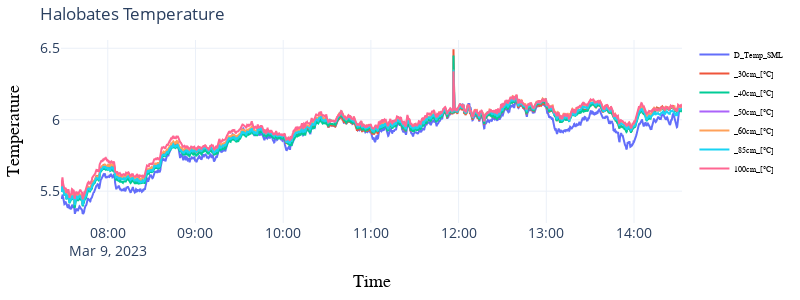

Notebook code cell kept with this figure:
### Code cell
# Filter columns that start with "CTD_Temp"
filtered_columns = [col for col in df.columns if col.startswith('CTD_Temp')]

# Create the plotly figure
fig = go.Figure()

for i, col in enumerate(filtered_columns):
    mode = 'lines+markers' if i % 2 == 0 else 'markers'
    fig.add_trace(go.Scatter(
        x=df.index,
        y=df[col],
        mode='lines',
        marker = dict(size=2),
        name=col[-10:]
    ))

# Customize the layout
fig.update_layout(
    title='Halobates Temperature',
    xaxis_title='Time',
    yaxis_title='Temperature',
    template='plotly_white',
    width=800,  # Set the width of the figure
    height=300,  # Set the height of the figure
    legend=dict(
        traceorder='normal',
        font=dict(
            family='sans-serif',
            size=8,
            color='black'
        ),
    ),
    margin=dict(l=40, r=40, t=40, b=40)  # Customize margins
)


# Set x and y axis limits
fig.update_xaxes(range=[df.index.min(), df.index.max()],
                title_font=dict(size=18, family='Arial Black, sans-serif', color='black'),
                tickfont=dict(size=14) 
) #ncrease y-axis tick font size# Adjust as needed


fig.update_yaxes(#range=[17,18.5],
                title_font=dict(size=18, family='Arial Black, sans-serif', color='black'),
                tickfont=dict(size=14)  # Increase y-axis tick font size
)  # Adjust as needed

# Show the plot
fig.show()

### Figure 1 — Plotly figure (JSON) as saved in the notebook; plotly's stock layout.template omitted (floating-point values rounded to 4 significant figures; data arrays with more than 128 entries replaced by an {"elided": "..."} marker saying what was removed)
{"data": [{"marker": {"size": 2}, "mode": "lines", "name": "D_Temp_SML", "type": "scatter", "x": {"elided": "2550 str values"}, "y": {"elided": "2550 float values"}}, {"marker": {"size": 2}, "mode": "lines", "name": "_30cm_[°C]", "type": "scatter", "x": {"elided": "2550 str values"}, "y": {"elided": "2550 float values"}}, {"marker": {"size": 2}, "mode": "lines", "name": "_40cm_[°C]", "type": "scatter", "x": {"elided": "2550 str values"}, "y": {"elided": "2550 float values"}}, {"marker": {"size": 2}, "mode": "lines", "name": "_50cm_[°C]", "type": "scatter", "x": {"elided": "2550 str values"}, "y": {"elided": "2550 null values"}}, {"marker": {"size": 2}, "mode": "lines", "name": "_60cm_[°C]", "type": "scatter", "x": {"elided": "2550 str values"}, "y": {"elided": "2550 float values"}}, {"marker": {"size": 2}, "mode": "lines", "name": "_85cm_[°C]", "type": "scatter", "x": {"elided": "2550 str values"}, "y": {"elided": "2550 float values"}}, {"marker": {"size": 2}, "mode": "lines", "name": "100cm_[°C]", "type": "scatter", "x": {"elided": "2550 str values"}, "y": {"elided": "2550 float values"}}], "layout": {"height": 300, "legend": {"font": {"color": "black", "family": "sans-serif", "size": 8}, "traceorder": "normal"}, "margin": {"b": 40, "l": 40, "r": 40, "t": 40}, "title": {"text": "Halobates Temperature"}, "width": 800, "xaxis": {"range": ["2023-03-09T07:28:00", "2023-03-09T14:32:50"], "tickfont": {"size": 14}, "title": {"font": {"color": "black", "family": "Arial Black, sans-serif", "size": 18}, "text": "Time"}}, "yaxis": {"tickfont": {"size": 14}, "title": {"font": {"color": "black", "family": "Arial Black, sans-serif", "size": 18}, "text": "Temperature"}}}}
